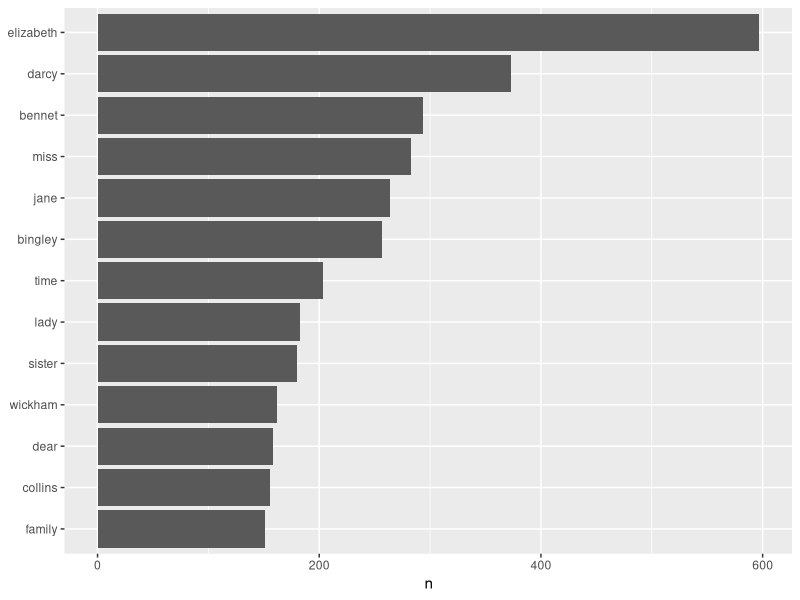
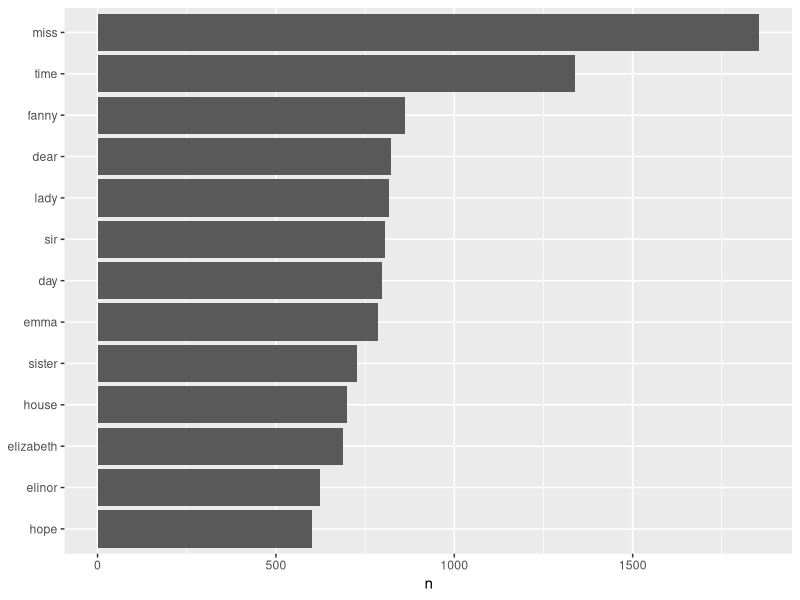

These figures' R source, in order: (Note: this script raises an error after producing the figures.)
## ---- chunk 1
knitr::opts_chunk$set(echo = TRUE, 
                      fig.align = "center", 
                      out.width = '90%')
## ---- chunk 2
knitr::include_graphics("https://images-na.ssl-images-amazon.com/images/I/A1YUH7-W5AL.jpg")
## ---- chunk 3
knitr::include_graphics("http://r4ds.had.co.nz/images/tidy-1.png")
## ---- chunk 4
knitr::include_graphics("https://www.tidytextmining.com/images/tmwr_0101.png")
## ---- chunk 5
library(tidyverse)
library(stringr)
library(tidytext) ## needs to be installed
library(janeaustenr) ## needs to be installed
## ---- chunk 6
peng_preface <- 
  c("I started using R in 1998 when I was a college undergraduate working on my senior thesis.", 
    "The version was 0.63.",  
    "I was an applied mathematics major with a statistics concentration and I was working with Dr. Nicolas Hengartner on an analysis of word frequencies in classic texts (Shakespeare, Milton, etc.).", 
    "The idea was to see if we could identify the authorship of each of the texts based on how frequently they used certain words.", 
    "We downloaded the data from Project Gutenberg and used some basic linear discriminant analysis for the modeling.",
    "The work was eventually published and was my first ever peer-reviewed publication.", 
    "I guess you could argue it was my first real 'data science' experience.")

peng_preface
## ---- chunk 7
peng_preface_df <- tibble(line=1:7, text=peng_preface)
peng_preface_df
## ---- chunk 8
peng_token <- 
  peng_preface_df %>% 
  unnest_tokens(output = word, input = text, token = "words")

peng_token %>% head()
peng_token %>% tail()
## ---- chunk 9
peng_preface_df %>% 
  unnest_tokens(word, text, token = "characters") %>% 
  head()
## ---- chunk 10
peng_preface_df %>% 
  unnest_tokens(word, text, token = "ngrams", n=3) %>% 
  head()
## ---- chunk 11
peng_preface_df %>% 
  unnest_tokens(word, text, token = "character_shingles", n = 4) %>% 
  head()
## ---- chunk 12
peng_preface_df %>% 
  unnest_tokens(word, text, token = stringr::str_split, pattern = " ") %>% 
  head()
## ---- chunk 13
library(janeaustenr)
head(prideprejudice, 20)
## ---- chunk 14
pp_book_df <- tibble(text = prideprejudice) 
  
pp_book_df %>% 
  unnest_tokens(word, text, token="words")
## ---- chunk 15
tmp <- pp_book_df %>% 
  unnest_tokens(output = paragraph, input = text, token="paragraphs") 
head(tmp)
tmp[5,1]
## ---- chunk 16
pp_book_df %>%
    unnest_tokens(output = sentence, input = text, token = "sentences") 
## ---- chunk 17
paragraphs <- 
  pp_book_df %>%
    unnest_tokens(output = paragraph, input = text, token = "paragraphs") %>%
    mutate(paragraph_number = row_number()) 

paragraphs
## ---- chunk 18
paragraphs %>%
    unnest_tokens(output = word, input = paragraph)
## ---- chunk 19
data(stop_words)

table(stop_words$lexicon)

stop_words %>% 
  head(n=10)
## ---- chunk 20
words_by_paragraph <- 
  paragraphs %>%
    unnest_tokens(word, paragraph) %>%
    anti_join(stop_words)

words_by_paragraph 
## ---- chunk 21
words_by_paragraph %>%
  count(word, sort = TRUE) %>% 
  head()
## ---- chunk 22
words_by_paragraph %>%
  count(word, sort = TRUE) %>%
  filter(n > 150) %>%
  mutate(word = reorder(word, n)) %>%
  ggplot(aes(word, n)) +
  geom_col() +
  xlab(NULL) +
  coord_flip()
## ---- chunk 23
austen_books() %>% 
  head()
## ---- chunk 24
original_books <- 
  austen_books() %>%
  group_by(book) %>%
  mutate(linenumber = row_number(),
         chapter = cumsum(str_detect(text, regex("^chapter [\\divxlc]",
                                                 ignore_case = TRUE)))) %>%
  ungroup()

original_books
## ---- chunk 25
tidy_books <- original_books %>%
  unnest_tokens(word, text) %>% 
  anti_join(stop_words)

tidy_books
## ---- chunk 26
tidy_books %>%
  count(word, sort = TRUE) %>%
  filter(n > 600) %>%
  mutate(word = reorder(word, n)) %>%
  ggplot(aes(word, n)) +
  geom_col() +
  xlab(NULL) +
  coord_flip()
## ---- chunk 27
knitr::include_graphics("https://www.tidytextmining.com/images/tmwr_0201.png")
## ---- chunk 28
get_sentiments("nrc")
## ---- chunk 29
get_sentiments("bing")
## ---- chunk 30
get_sentiments("afinn")
## ---- chunk 31
nrc_joy <- get_sentiments("nrc") %>% 
  filter(sentiment == "joy")

tidy_books %>%
  filter(book == "Emma") %>%
  inner_join(nrc_joy) %>%
  count(word, sort = TRUE)
## ---- chunk 32
tidy_books %>%
  inner_join(get_sentiments("bing")) %>% 
  head()
## ---- chunk 33
tidy_books %>%
  inner_join(get_sentiments("bing")) %>%
  count(book, index = linenumber %/% 80, sentiment) 
## ---- chunk 34
jane_austen_sentiment <- 
  tidy_books %>%
  inner_join(get_sentiments("bing")) %>%
  count(book, index = linenumber %/% 80, sentiment) %>%
  spread(sentiment, n, fill = 0) %>%
  mutate(sentiment = positive - negative)

jane_austen_sentiment
## ---- chunk 35
ggplot(jane_austen_sentiment, aes(index, sentiment, fill = book)) +
  geom_col(show.legend = FALSE) +
  facet_wrap(~book, ncol = 2, scales = "free_x")
## ---- chunk 36
library(wordcloud)

tidy_books %>%
  anti_join(stop_words) %>%
  count(word) %>%
  with(wordcloud(word, n, max.words = 100))
